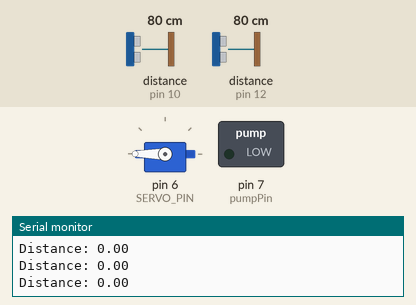
This sketch was run on a simulated Arduino Uno, built with avr-gcc and run on an emulated ATmega328P. Shown: servo, switched loads named in the sketch (green lamp = pin HIGH), the last lines printed to the serial monitor. Wiring (inferred from the names in the program): ultrasonic range finder: trigger pin 11; echo pin 12. The inputs (shaded band) are chosen by the test bench; at power-on: distance to the obstacle (sensors on pin 12, pin 10) 80 cm. The echo pulse lasts 58.3 µs per cm; pins used as bus, display or sensor lines are not drawn.

Above: at 1.2 s.
1.3 s: distance to the obstacle (sensor on pin 12) set to 12 cm
2.8 s: distance to the obstacle (sensor on pin 12) set to 9 cm
At 3.2 s:
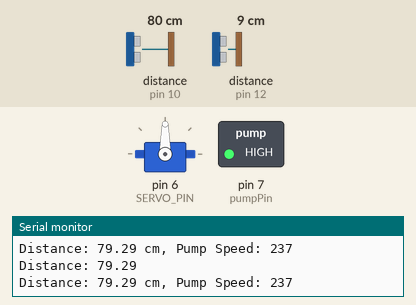
4.4 s: distance to the obstacle (sensor on pin 12) set to 299 cm
At 5.0 s:
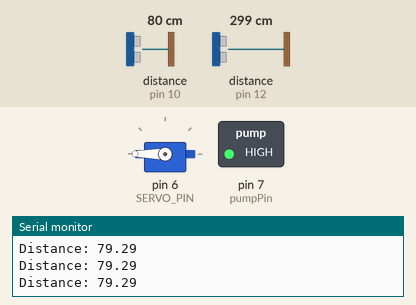
5.9 s: distance to the obstacle (sensor on pin 12) set to 2 cm
At 7.1 s:
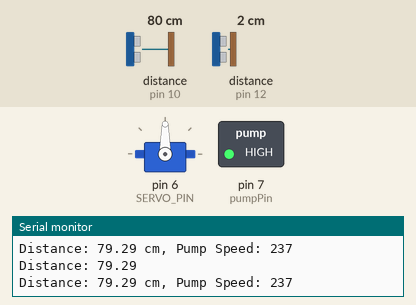
7.4 s: distance to the obstacle (sensor on pin 10) set to 12 cm
8.9 s: distance to the obstacle (sensor on pin 10) set to 9 cm
At 10.1 s:
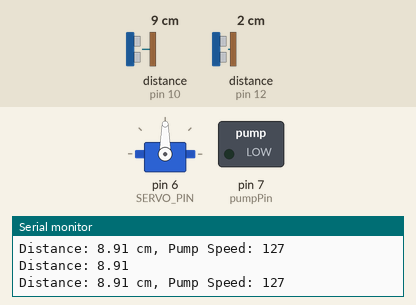
Timing chart, 0 to 11.5 s (numbered marks = the images above; inputs shaded):
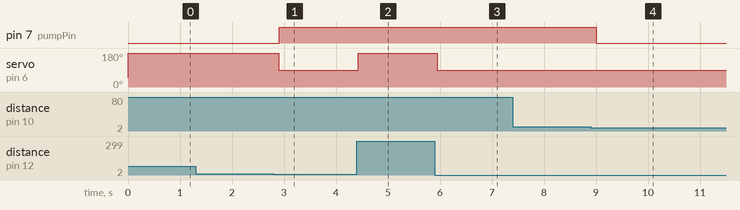

The sketch:

sorting_filling_system.ino
```cpp
#include <Servo.h>
const int trigPin = 9;
const int echoPin = 10;
const int pumpPin = 7;
#define TRIG_PIN1 11
#define ECHO_PIN1 12
#define SERVO_PIN 6

Servo myServo;

float distance;
float targetDistance = 10.0;
float error;
float previousError = 0;
float integral = 0;
float derivative;
float output;

const float Kp = 3.0;
const float Ki = 0.1;
const float Kd = 0.2;

//const float integralMax = 50;
//const float integralMin = -50;

long duration;

unsigned long currentTime;
unsigned long lastTime = 0;
float elapsedTime;

void setup() {
  pinMode(trigPin, OUTPUT);
  pinMode(echoPin, INPUT);
  pinMode(pumpPin, OUTPUT);
  pinMode(TRIG_PIN1, OUTPUT);
  pinMode(ECHO_PIN1, INPUT);
  myServo.attach(SERVO_PIN);
  Serial.begin(9600);
  myServo.write(50);
}

void loop() {
  currentTime = millis();
  elapsedTime = (currentTime - lastTime) / 1000.0;


  float distance1 = measureDistance(TRIG_PIN1, ECHO_PIN1);
 // Serial.print("Distance1: ");
  //Serial.println(distance1);
  Serial.print("Distance: ");
  Serial.println(distance);


  if (distance1 > 0 && distance1 <= 10) {
    myServo.write(90);


    distance = measureDistance(trigPin, echoPin);


    error = targetDistance - distance;


    integral += error * elapsedTime;


   // if (integral > integralMax) integral = integralMax;
    //if (integral < integralMin) integral = integralMin;


    derivative = (error - previousError) / elapsedTime;


    output = Kp * error + Ki * integral + Kd * derivative;

    const int minPumpSpeed = 220;
    const int maxPumpSpeed = 255;


    if (output < minPumpSpeed) {
      output = minPumpSpeed;
    } else if (output > maxPumpSpeed) {
      output = maxPumpSpeed;
    }


    if (distance <= targetDistance) {
      output = 0;
    }


    int pumpSpeed = map(output, -255, 255, 0, 255);


    analogWrite(pumpPin, pumpSpeed);


    Serial.print("Distance: ");
    Serial.print(distance);
    Serial.print(" cm, Pump Speed: ");
    Serial.println(pumpSpeed);

    previousError = error;
    lastTime = currentTime;
  } else {
    myServo.write(180);
  }


  delay(100);
}


float measureDistance(int trigPin, int echoPin) {
  digitalWrite(trigPin, LOW);
  delayMicroseconds(2);
  digitalWrite(trigPin, HIGH);
  delayMicroseconds(10);
  digitalWrite(trigPin, LOW);

  long duration = pulseIn(echoPin, HIGH);
  return duration * 0.034 / 2;
}
```

Measured:
- the behaviour switches between 11 and 10 cm on distance to the obstacle (sensor on pin 12) (found by bisection; images 0 and 1)
- the behaviour switches between 11 and 10 cm on distance to the obstacle (sensor on pin 10) (found by bisection; images 3 and 4)
- after the input at 2.8 s, pin 7 (pumpPin): LOW → HIGH after 0.11 s; servo on pin 6 (SERVO_PIN): 180° → 90° after 0.10 s
- after the input at 4.4 s, servo on pin 6 (SERVO_PIN): 90° → 180° at once
- after the input at 5.9 s, servo on pin 6 (SERVO_PIN): 180° → 90° after 0.05 s
- after the input at 8.9 s, pin 7 (pumpPin): HIGH → LOW after 0.10 s
